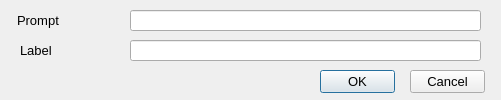
<?xml version="1.0" encoding="UTF-8"?>
<ui version="4.0">
 <class>FigureText_Dialog</class>
 <widget class="QDialog" name="FigureText_Dialog">
  <property name="geometry">
   <rect>
    <x>0</x>
    <y>0</y>
    <width>501</width>
    <height>100</height>
   </rect>
  </property>
  <property name="font">
   <font>
    <pointsize>10</pointsize>
   </font>
  </property>
  <property name="windowTitle">
   <string>Insert component annotation text</string>
  </property>
  <widget class="QPushButton" name="_2">
   <property name="geometry">
    <rect>
     <x>410</x>
     <y>70</y>
     <width>75</width>
     <height>23</height>
    </rect>
   </property>
   <property name="text">
    <string>Cancel</string>
   </property>
   <property name="autoDefault">
    <bool>false</bool>
   </property>
  </widget>
  <widget class="QPushButton" name="_1">
   <property name="geometry">
    <rect>
     <x>320</x>
     <y>70</y>
     <width>75</width>
     <height>23</height>
    </rect>
   </property>
   <property name="text">
    <string>OK</string>
   </property>
   <property name="default">
    <bool>true</bool>
   </property>
  </widget>
  <widget class="QLabel" name="label_3">
   <property name="geometry">
    <rect>
     <x>17</x>
     <y>10</y>
     <width>111</width>
     <height>21</height>
    </rect>
   </property>
   <property name="text">
    <string>Prompt</string>
   </property>
  </widget>
  <widget class="QLineEdit" name="_100">
   <property name="geometry">
    <rect>
     <x>130</x>
     <y>10</y>
     <width>351</width>
     <height>21</height>
    </rect>
   </property>
  </widget>
  <widget class="QLineEdit" name="_101">
   <property name="geometry">
    <rect>
     <x>130</x>
     <y>40</y>
     <width>351</width>
     <height>21</height>
    </rect>
   </property>
  </widget>
  <widget class="QLabel" name="label_4">
   <property name="geometry">
    <rect>
     <x>20</x>
     <y>40</y>
     <width>111</width>
     <height>21</height>
    </rect>
   </property>
   <property name="text">
    <string>Label</string>
   </property>
  </widget>
 </widget>
 <resources/>
 <connections/>
</ui>
